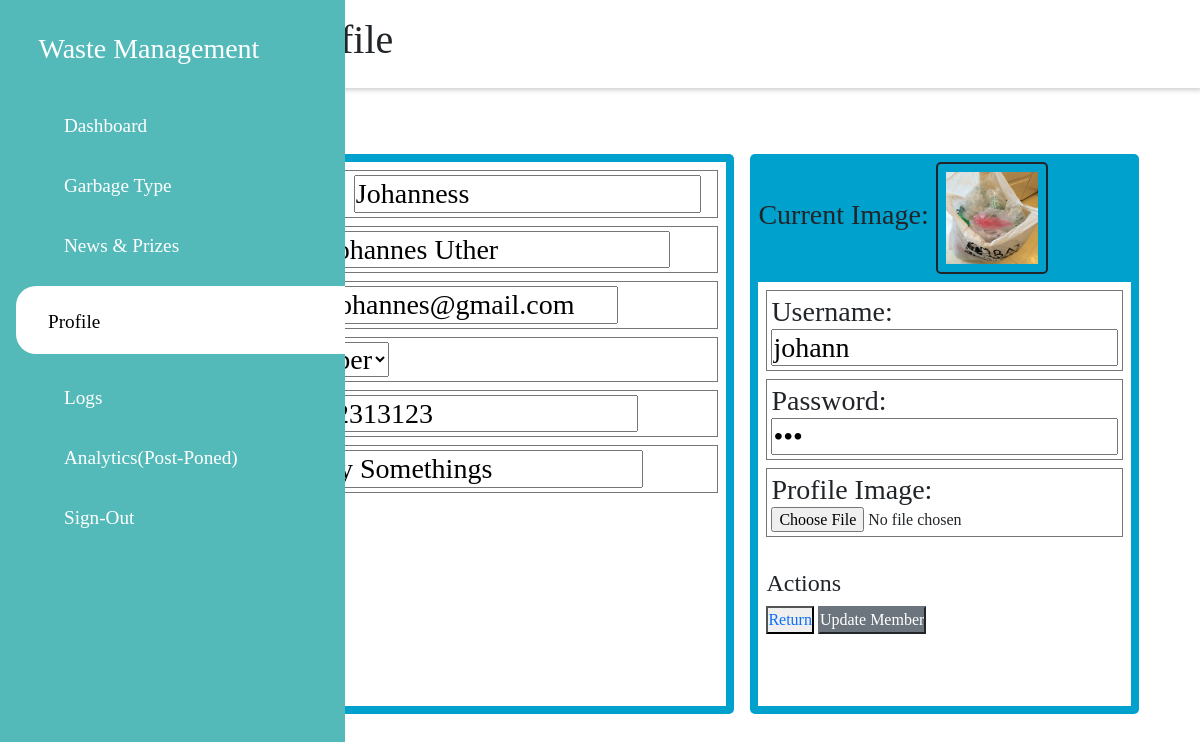
Page /admin/editmemberprofile.php?ID=6 (signed in) on the committed database.
### tables this page shows
CREATE TABLE `members` (
  `id` int(11) NOT NULL,
  `profilename` varchar(255) NOT NULL,
  `fullname` varchar(255) NOT NULL,
  `status` varchar(255) NOT NULL,
  `username` varchar(255) NOT NULL,
  `password` varchar(255) NOT NULL,
  `datecreated` date NOT NULL,
  `email` varchar(255) NOT NULL,
  `contact` varchar(255) NOT NULL,
  `address` varchar(255) NOT NULL,
  `img_name` varchar(255) NOT NULL,
  `points` int(11) NOT NULL
);

### admin/editmemberprofile.php (the view, shortened to what this page needs)
<?php
include('connections/connection.php');
 if (!isset($_GET['ID'])){
     $_SESSION['update'] = "<div class='message warning'>User Not Found.</div>";
     header("Location: members.php");
 } else {
     $id = $_GET['ID'];
     $sql = "SELECT * FROM members WHERE id = $id";
     $result = mysqli_query($conn, $sql);
     $row = mysqli_fetch_assoc($result);
 }
?>
<!DOCTYPE HTML>
<html>
<head>
    <link href="css/newstyle.css" rel="stylesheet" type="text/css" /></link>
    <link href="css/prize.css" rel="stylesheet" type="text/css" /></link>
    <link rel="stylesheet" href="https://maxst.icons8.com/vue-static/landings/line-awesome/font-awesome-line-awesome/css/all.min.css">
    <link rel="stylesheet" href="https://maxst.icons8.com/vue-static/landings/line-awesome/line-awesome/1.3.0/css/line-awesome.min.css">
    <link rel="stylesheet" type="text/css" href="https://cdn.jsdelivr.net/npm/slick-carousel@1.8.1/slick/slick.css"/>
    <link href="https://cdn.jsdelivr.net/npm/bootstrap@5.1.3/dist/css/bootstrap.min.css" rel="stylesheet">
</head>
<body>
    <div class="sidebar">
        <div class="sidebar-brand">
        <h3><span class="las la-leaf"></span> <span>Waste Management</span> </h3>
        </div>
        <div class="sidebar-menu">
            <ul>
                <li>
                    <a href="newindex.php"><span class="las la-signal"></span>
                    <span>Dashboard</span></a>
                </li>
                <li>
                    <a href="garbagetype.php"><span class="las la-signal"></span>
                    <span>Garbage Type</span></a>
                </li>
                <li>
                    <a href="carousel.php"><span class="las la-signal"></span>
                    <span>News & Prizes</span></a>
                </li>
                <li>
                    <a href="members.php" class="active"><span class="las la-signal"></span>
                    <span>Profile</span></a>
                </li>
                <li>
                    <a href="actionlog.php"><span class="las la-signal"></span>
                    <span>Logs</span></a>
                </li>
                <li>
                    <a href="#"><span class="las la-signal"></span>
                    <span>Analytics(Post-Poned)</span></a>
                </li>
                <li>
                    <a href="index.php"><span class="las la-signal"></span>
                    <span>Sign-Out</span></a>
                </li>
            </ul>
        </div>
    </div>
    <div class="main-content">
        <header>
            <h1>
                <label for="navigation-toggle">
                    <div><span class="las la-bars"></span>Add New Profile</div>
                </label>
            </h1>
        </header>
        <main>
            <div class="editprizegrid">
                <div class="editwrapperz">
                        <div class="editprizecontent">
                            <form class="formedit" action="" method="POST" enctype="multipart/form-data">
                                        <div class="addcontent">
                                            <div class="addcontentdesign" style="padding:.5rem;">
                                                <h3>Profile Name: <input type="text" name="pname" value="<?php echo $row['profilename']; ?>" autocomplete="off" required> </h3>
                                                <h3>Full Name: <input type="text" name="fname" value="<?php echo $row['fullname']; ?>" autocomplete="off" required> </h3>
                                                <h3>Email: <input type="text" name="email" value="<?php echo $row['email']; ?>" autocomplete="off" required></h3>
                                                <h3>Status:
                                                </h3>
                                                <h3>Contact: <input type="text" name="pcontact" value="<?php echo $row['contact'];?>" autocomplete="off" required></h3>
                                                <h3>Address: <input type="text" name="paddress" value="<?php echo $row['address'];?>" autocomplete="off" required></h3>
                                                <br>
                                            </div>
                                        </div>
                                        <div class="addactions">
                                            <h3>Current Image:
                                            <img src="images/profile/<?php echo $row['img_name'];?>" style = "width:7rem;height:7rem;border-style:solid;border-radius:5px;padding:0.5rem;border-width:2px;" onerror="this.style.display='none';"></h3>
                                            <div class="addcontentdesign" style="background: white; padding:.5rem;height:26.5rem;">
                                            <h3>Username: <input type="text" name="uname" value="<?php echo $row['username'];?>" autocomplete="off" required></h3>
                                            <h3>Password: <input type="password" name="pass" value="<?php echo $row['password'];?>" autocomplete="off" required></h3>
                                            <h3 class="memberimage">Profile Image: <input type="file" name="image" style="font-size:1rem;"></h3>
                                            <br>
                                            <h2 class="buttonaction">Actions</h2>
                                            <button class=""><a href="members.php">Return</a> </button>
                                            <input type="submit" name="submit" value="Update Member" class="btn-secondary">
                                            </div>
                                        </div>
                            </form>
                        </div>
                </div>
            </div>
        </main>
    </div>
</body>
</html>

### admin/css/newstyle.css (style rules this page uses)
* { padding: 0%; margin: 0%; box-sizing: border-box; list-style-type: none; text-decoration: none !important; font-family: '游ゴシック'; }
.sidebar { transition: left 300ms; width: 345px; position: fixed; left: 0%; top: 0%; height: 100%; background: #54BAB9; z-index: 100; }
.main-content { transition: margin-left 300ms; margin-left: 345px; }
.sidebar-brand { height: 90px; padding: 1rem 0rem 1rem 2rem; color: white; font-size: 1rem; margin-top: 1rem; margin-bottom: -1rem; }
.sidebar-brand span { display: inline-block; padding-right: 0rem; }
.sidebar-menu li { width: 100%; margin-bottom: 1.5rem; padding-left: -1rem; margin-left: -1rem; }
.sidebar-menu a { display: block; color: white; font-size: 1.2rem; padding-left: -1rem; }
.sidebar-menu a span:first-child { font-size: 1.5rem; padding-right: 1rem; margin-left: 1rem; }
.sidebar-menu a.active { background:white; padding-top: 1rem; padding-bottom: 1rem; color:black; border-radius: 20px 0px 0px 20px; margin-right: -1rem; }
.sidebar-menu { margin-top: 1rem; }
header { display: flex; justify-content: space-between; padding:1rem 1.5rem; box-shadow: 2px 2px 5px rgba(0,0,0,0.2); position: fixed; left: 345px; top: 0%; width: calc(100% - 345px); z-index: 100; transition: 300ms; background: white; }
header label span { font-size: 1.7rem; padding-right: 1rem; }
main { margin-top: 45px; padding: 2rem 1.5rem; background: #ffffff; min-height: calc(100vh -90px); }
@media only screen and (max-width: 1200px) { .main-content { margin-left: 80px; } }
@media only screen and (max-width: 1200px) { .main-content header { width: calc(100% - 80px); left: 80px; } }

### admin/css/prize.css (style rules this page uses)
.buttonaction { font-size: 1.5rem; }
.editprizegrid { margin-top: 2rem; display: grid; grid-template-columns: 100%; }
.editwrapperz { display: grid; grid-template-columns: 100%; margin-left: 1rem; margin-right: 1rem; }
.formedit { display: grid; grid-template-columns: 60% auto; grid-gap: 1rem; margin-left: 1rem; margin-right: 1rem; background-color: white; }
.addcontent { display: inline-block; background: rgb(0, 161, 205); height: 35rem; border-radius: 5px; padding: 0.5rem; }
.addactions { display: inline-block; background: rgb(0, 161, 205); height: 35rem; border-radius: 5px; padding: 0.5rem; }
.editprizecontent { margin: 1rem; padding: 1rem; background: white; height: 24rem; border-radius: 5px; }
.addcontentdesign { background-color: white; height: 34rem; }
.addcontentdesign h3 { border:1px solid #767676; padding: .25rem; }

### rows in the picture
members: pname "Johanness", fname "Johannes Uther", email "utherjohannes@gmail.com", pcontact "0192313123", paddress "Brgy Somethings", img_name (picture), uname "johann"
